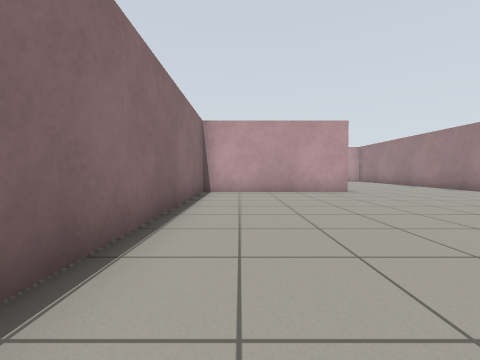
View 1 (above)

17 first-person views from a walk through a world built for the Gazebo simulator. The camera is 0.72 m above the floor, tilts 2° down and sees 90° across. The floor is counted in squares, 1 m on a side. Each view is taken from the middle of a square. On the plan, view 1 faces up. The plan holds only what a view shows up to about 9 squares ahead; the rest is blank. Simple patterns stand in for the simulator's built-in surfaces.

View 2
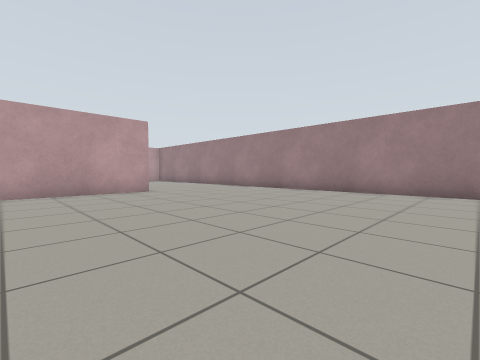

View 3
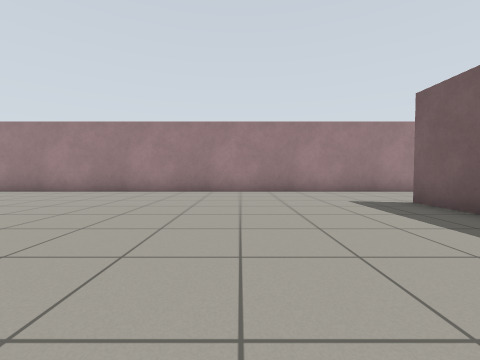

View 4
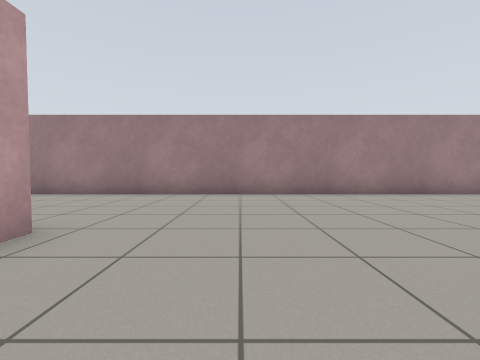

View 5
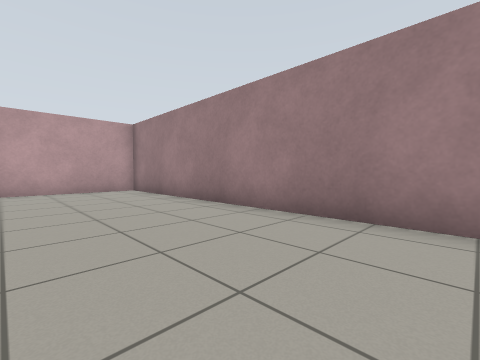

View 6
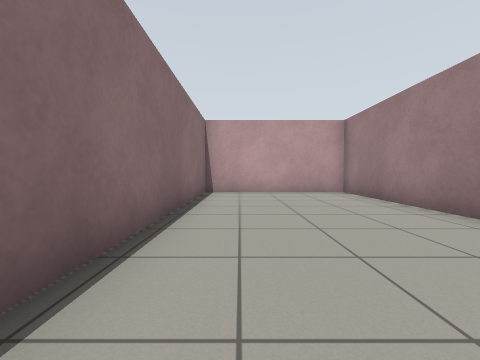

View 7
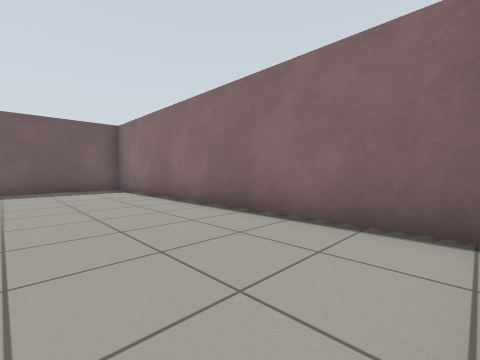

View 8
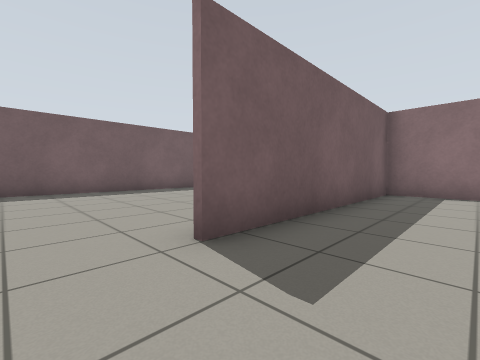

View 9
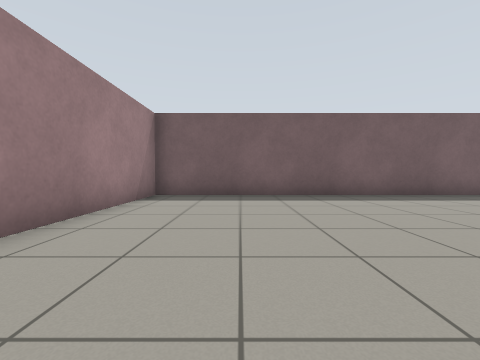

View 10
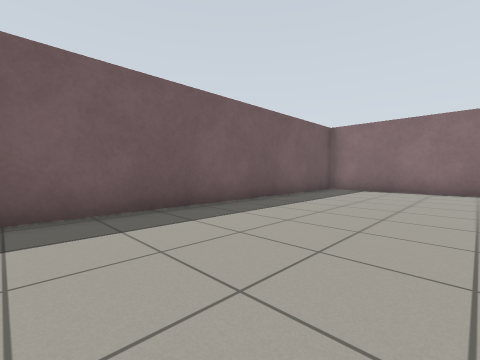

View 11
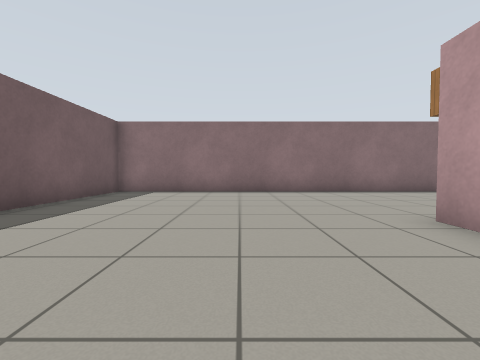

View 12
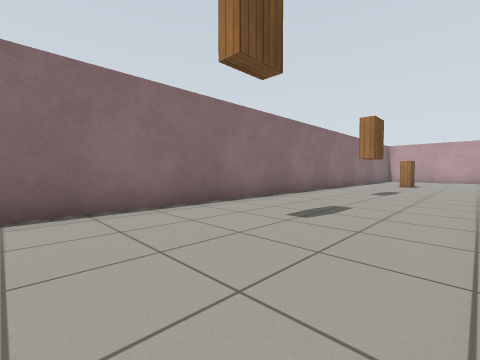

View 13
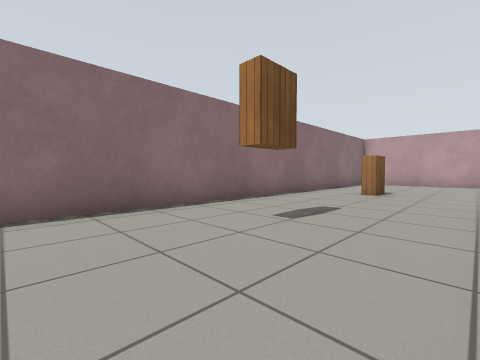

View 14
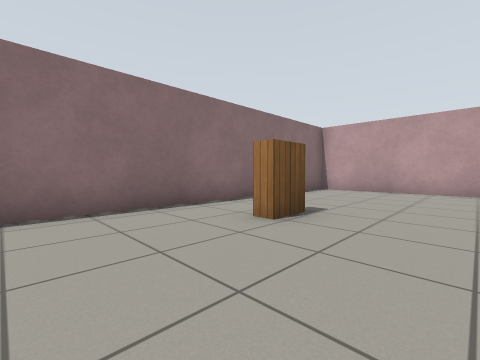

View 15
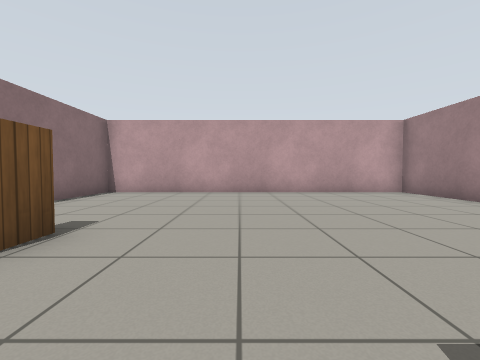

View 16
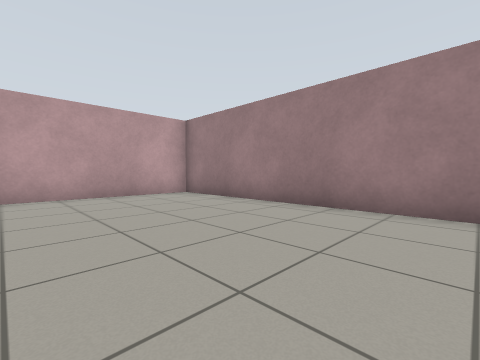

View 17
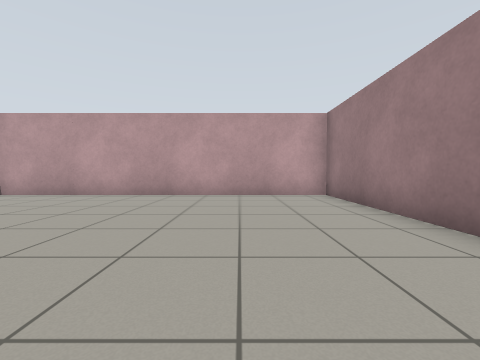

### Floor plan
Ten units are one square. View 1 is at (0, 0); x grows to the right and y downward. Boxes are objects, and circles mark ways between rooms. Rooms are numbered by the first view taken in them; rooms with no view inside come last. Other rooms are left out.
<svg viewBox="-71 -179 162 277">
<path fill="none" stroke="#000" d="M39 -84 -13 -84 -13 20 56 20M86 36 86 -173 41 -173M38 -174 38 -101M-7 22 -15 22M36 -99 36 -174M41 -173 -66 -173 -66 93 86 93 86 36"/>
<rect x="-45" y="-65" width="10" height="10" fill="#bbb"><title>bookshelf</title></rect>
<rect x="-45" y="-125" width="10" height="20" fill="#bbb"><title>bookshelf</title></rect>
<circle cx="70" cy="27" r="3" fill="#2a7"/>
<text x="50" y="-60">1</text>
<text x="-20" y="-30">2</text>
</svg>
Room 1 opens to room 2.

Where each view was taken, in squares from view 1:
view 1: 0 up, 0 right, facing up
view 2: 0 up, 0 right, facing up-right
view 3: 2 up, 0 right, facing right
view 4: 6 up, 1 right, facing right
view 5: 8 up, 5 right, facing up-right
view 6: 9 up, 5 right, facing up
view 7: 8 up, 2 right, facing down-left
view 8: 0 up, 7 right, facing down-left
view 9: 2 down, 6 right, facing down
view 10: 5 down, 3 right, facing down-left
view 11: 5 down, 2 right, facing left
view 12: 2 down, 2 left, facing up-left
view 13: 3 up, 2 left, facing up-left
view 14: 8 up, 2 left, facing up-left
view 15: 9 up, 2 left, facing up
view 16: 10 up, 1 left, facing up-right
view 17: 10 up, 1 right, facing up
